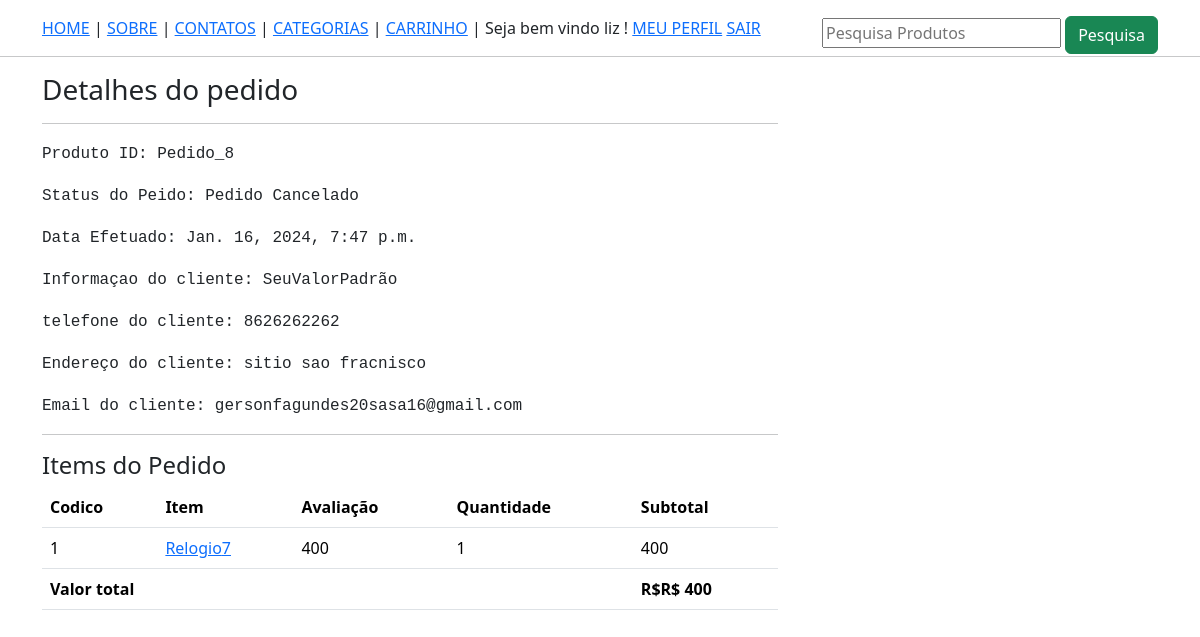
Page /perfil/pedido-8/ (signed in) on the committed database.
### lojaapp/models.py (models this page shows, shortened)
class Pedido_order(models.Model):
    carro = models.OneToOneField(Carro, on_delete= models.CASCADE)
    ordenado_por = models.CharField(max_length=200, default='SeuValorPadrão')
    endereco_envio = models.CharField(max_length=200)
    telefone = models.CharField(max_length = 10)
    email = models.EmailField(null=True, blank=True)
    subtotal = models.PositiveIntegerField()
    desconto = models.PositiveIntegerField()
    total = models.PositiveIntegerField()
    pedido_status = models.CharField(max_length = 50, choices = PEDIDO_STATUS)
    criado_em = models.DateTimeField(auto_now_add = True)

class CarroProduto(models.Model):
    carro = models.ForeignKey(Carro,on_delete=models.CASCADE)
    produto = models.ForeignKey(Produto, on_delete = models.CASCADE)
    avaliacao = models.PositiveIntegerField()
    quantidade = models.PositiveIntegerField()
    subtotal = models.PositiveIntegerField()

class Produto(models.Model):
    titulo = models.CharField(max_length =200)
    slug = models.SlugField(unique = True)
    categoria = models.ForeignKey(Categoria,on_delete=models.CASCADE)
    image = models.ImageField(upload_to= "produtos")
    preco_mercado = models.PositiveIntegerField()
    venda = models.PositiveIntegerField()
    discricao = models.TextField()
    garantia = models.CharField(max_length =300, null = True, blank = True)
    return_devolucao = models.CharField(max_length =300, null = True, blank = True)
    visualizacao = models.PositiveIntegerField(default = 0)

### lojaapp/views.py (the view)
# urls.py: path('perfil/pedido-<int:pk>/', ClientePedidoDetalheView.as_view(), name='clientepedidodetalhe'),
class ClientePedidoDetalheView(DetailView):
    template_name = 'clientepedidodetalhe.html'
    model = Pedido_order
    context_object_name = "pedido_obj"
    def dispatch(self, request,*args, **kwargs):
        if request.user.is_authenticated and Cliente.objects.filter(user=request.user).exists():
            order_id = self.kwargs["pk"]
            pedido = Pedido_order.objects.get(id= order_id)
            if request.user.cliente != pedido.carro.cliente:
                return redirect("lojaproject/lojaapp/templates/base.html")
        else:
            return redirect("/entrar/?next=/perfil/")
        return super().dispatch(request, *args, **kwargs)

### lojaapp/templates/clientepedidodetalhe.html (shortened to what this page needs)
{% extends 'base.html' %}
{% load humanize %}
{% block content %}
<div class="container">
    <div class="row">
        <div class="col-md-8 max-auto">
            <h3>Detalhes do pedido</h3>
            <hr>
            <p><samp>Produto ID:  </samp><samp>Pedido_{{pedido_obj.id}}</p></samp>
            <p><samp>Status do Peido:   </samp><samp>{{pedido_obj.pedido_status}}</p></samp>
            <p><samp>Data Efetuado:   </samp><samp>{{pedido_obj.criado_em}}</p></samp>
            <p><samp>Informaçao do cliente:   </samp><samp>{{pedido_obj.ordenado_por}}</p></samp>
            <p><samp>telefone do cliente:   </samp><samp>{{pedido_obj.telefone}}</p></samp>
            <p><samp>Endereço do cliente:   </samp><samp>{{pedido_obj.endereco_envio}}</p></samp>
            <p><samp>Email do cliente:   </samp><samp>{{pedido_obj.email}}</p></samp>
            <hr>
            <h4>Items do Pedido</h4>
           <table class ="table">
            <thead>
                <tr>
                    <th>Codico</th>
                    <th>Item</th>
                    <th>Avaliação</th>
                    <th>Quantidade</th>
                    <th>Subtotal</th>
                </tr>
            </thead>
            <tbody>
                {%for cp in pedido_obj.carro.carroproduto_set.all %}
                    <tr>
                        <td>{{forloop.counter}}</td>
                        <td><a target="blank" href="{% url "lojaapp:produtodetelahe" cp.produto.slug %}">{{cp.produto.titulo}}{{cp.produto.id}}</td></a>
                        <td>{{cp.avaliacao}}</td>
                        <td>{{cp.quantidade}}</td>
                        <td>{{cp.subtotal}}</td>
                    </tr>
                {% endfor %}
                <tr>
                <th colspan="4" class ="text-right"> Valor total </th>
                <th>R$R$ {{pedido_obj.total|intcomma }}</th>
                </tr>
            </tbody>
           </table>
        </div>
</div>
</div>
{% endblock %}

### lojaapp/templates/base.html (shortened to what this page needs)
<!DOCTYPE html>
<html lang="pt-br">
<head>
    <link rel="stylesheet" href="https://cdn.jsdelivr.net/npm/bootstrap@5.3.2/dist/css/bootstrap.min.css">
</head>
<body>
    <div class="container mt-3">
    <a href="{% url "lojaapp:home" %}"> HOME</a> |
    <a href="{% url "lojaapp:sobre" %}"> SOBRE</a> |
    <a href="{% url "lojaapp:contato" %}">CONTATOS</a> |
    <a href="{% url "lojaapp:TodosProdutos" %}">CATEGORIAS</a> |
    <a href="{% url "lojaapp:meucarro" %}">CARRINHO</a> |
    {% if request.user.cliente %}
    Seja bem vindo {{request.user.username}} !
    <a href="{% url "lojaapp:clienteperfil" %}">MEU PERFIL</a>
    <a href="{% url "lojaapp:clientesair" %}">SAIR</a>
    {% else %}
    <a href="{% url "lojaapp:clienteregistrar" %}">CADASTRAR CLIENTE</a> |
    <a href="{% url "lojaapp:clienteentrar" %}">LOGIN</a>
    {% endif %}
    <div class="float-end">
        <form action="{% url "lojaapp:pesquisar" %}" method = "GET">
        <input type="text" name = "keyword" placeholder="Pesquisa Produtos" required>
        <button class ="btn btn-success pull-rigth"> Pesquisa
        </button>
    </form>
    </div>
</div>
<hr>
{% block content %}
{% endblock %}
</body>
</html>

### rows in the picture
Pedido_order: id "8", pedido_status "Pedido Cancelado", criado_em "Jan. 16, 2024, 7:47 p.m.", ordenado_por "SeuValorPadrão", telefone "8626262262", endereco_envio "sitio sao fracnisco", email "gersonfagundes20sasa16@gmail.com", total "400"
CarroProduto: produto.titulo "Relogio", produto.id "7", avaliacao "400", quantidade "1", subtotal "400"

### other values in the picture
{{ request.user.username }} "liz"
